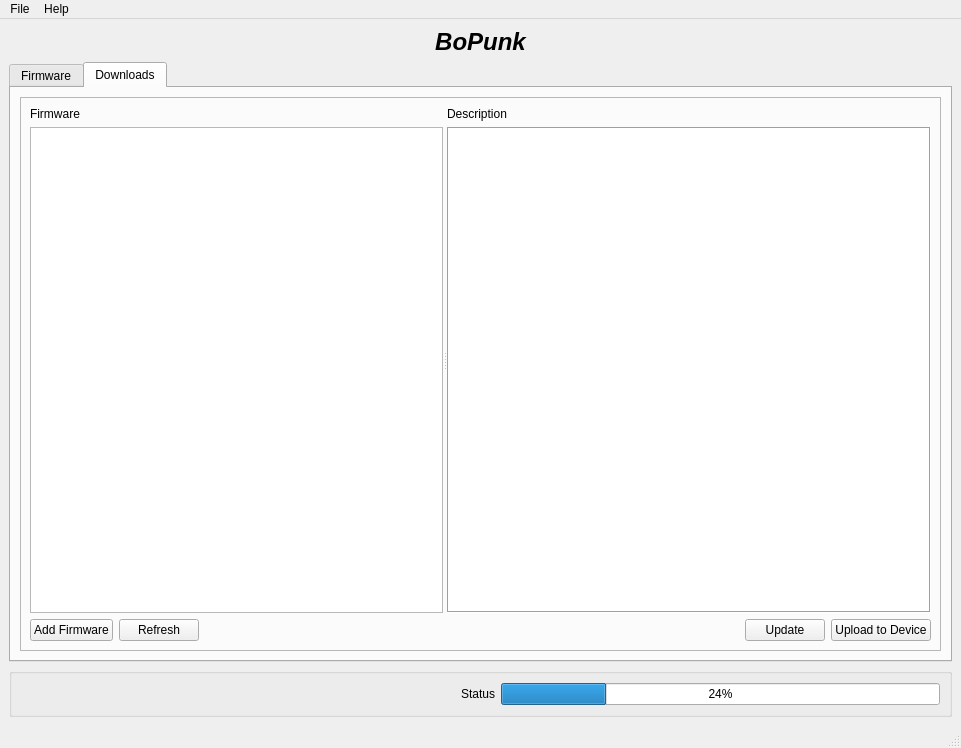
<ui version="4.0" >
 <class>MainWindow</class>
 <widget class="QMainWindow" name="MainWindow" >
  <property name="geometry" >
   <rect>
    <x>0</x>
    <y>0</y>
    <width>961</width>
    <height>748</height>
   </rect>
  </property>
  <property name="windowTitle" >
   <string>MainWindow</string>
  </property>
  <widget class="QWidget" name="centralwidget" >
   <layout class="QVBoxLayout" name="verticalLayout" >
    <item>
     <widget class="QLabel" name="label" >
      <property name="text" >
       <string>&lt;!DOCTYPE HTML PUBLIC "-//W3C//DTD HTML 4.0//EN" "http://www.w3.org/TR/REC-html40/strict.dtd">
&lt;html>&lt;head>&lt;meta name="qrichtext" content="1" />&lt;style type="text/css">
p, li { white-space: pre-wrap; }
&lt;/style>&lt;/head>&lt;body style=" font-family:'Lucida Grande'; font-size:13pt; font-weight:400; font-style:normal;">
&lt;p align="center" style=" margin-top:18px; margin-bottom:12px; margin-left:0px; margin-right:0px; -qt-block-indent:0; text-indent:0px; font-size:xx-large; font-weight:600;">&lt;span style=" font-size:xx-large; font-style:italic;">BoPunk&lt;/span>&lt;/p>&lt;/body>&lt;/html></string>
      </property>
     </widget>
    </item>
    <item>
     <widget class="QTabWidget" name="tabs" >
      <property name="currentIndex" >
       <number>1</number>
      </property>
      <widget class="QWidget" name="firmwareTab" >
       <attribute name="title" >
        <string>Firmware</string>
       </attribute>
       <layout class="QGridLayout" name="gridLayout" >
        <item row="1" column="0" >
         <widget class="QGroupBox" name="groupBox_2" >
          <property name="title" >
           <string>Firmware Variables</string>
          </property>
          <layout class="QHBoxLayout" name="horizontalLayout_3" >
           <item>
            <widget class="QScrollArea" name="scrollArea" >
             <property name="widgetResizable" >
              <bool>true</bool>
             </property>
             <widget class="QWidget" name="variablesWidget" >
              <property name="geometry" >
               <rect>
                <x>0</x>
                <y>0</y>
                <width>703</width>
                <height>210</height>
               </rect>
              </property>
              <layout class="QVBoxLayout" name="verticalLayout_5" />
             </widget>
            </widget>
           </item>
           <item>
            <widget class="QDialogButtonBox" name="buttonDialogVariables" >
             <property name="layoutDirection" >
              <enum>Qt::RightToLeft</enum>
             </property>
             <property name="orientation" >
              <enum>Qt::Vertical</enum>
             </property>
             <property name="standardButtons" >
              <set>QDialogButtonBox::Apply|QDialogButtonBox::Reset|QDialogButtonBox::RestoreDefaults</set>
             </property>
            </widget>
           </item>
          </layout>
         </widget>
        </item>
        <item row="0" column="0" >
         <layout class="QFormLayout" name="formLayout" >
          <property name="fieldGrowthPolicy" >
           <enum>QFormLayout::FieldsStayAtSizeHint</enum>
          </property>
          <item row="0" column="0" >
           <widget class="QLabel" name="label_3" >
            <property name="text" >
             <string>BoPunk Device: </string>
            </property>
           </widget>
          </item>
          <item row="0" column="1" >
           <widget class="QLabel" name="d_deviceLabel" >
            <property name="text" >
             <string>TextLabel</string>
            </property>
           </widget>
          </item>
          <item row="1" column="0" >
           <widget class="QLabel" name="label_4" >
            <property name="text" >
             <string>Firmware Version:</string>
            </property>
           </widget>
          </item>
          <item row="1" column="1" >
           <widget class="QLabel" name="d_versionLabel" >
            <property name="text" >
             <string>TextLabel</string>
            </property>
           </widget>
          </item>
          <item row="2" column="0" >
           <widget class="QLabel" name="label_5" >
            <property name="text" >
             <string>Firmware Title:</string>
            </property>
           </widget>
          </item>
          <item row="2" column="1" >
           <widget class="QLabel" name="d_titleLabel" >
            <property name="text" >
             <string>TextLabel</string>
            </property>
           </widget>
          </item>
          <item row="3" column="1" >
           <widget class="QToolButton" name="buttonSettings" >
            <property name="text" >
             <string>Device Settings</string>
            </property>
           </widget>
          </item>
         </layout>
        </item>
       </layout>
      </widget>
      <widget class="QWidget" name="downloadsTab" >
       <attribute name="title" >
        <string>Downloads</string>
       </attribute>
       <layout class="QVBoxLayout" name="verticalLayout_2" >
        <item>
         <widget class="QFrame" name="frame" >
          <property name="frameShape" >
           <enum>QFrame::StyledPanel</enum>
          </property>
          <property name="frameShadow" >
           <enum>QFrame::Raised</enum>
          </property>
          <layout class="QVBoxLayout" name="verticalLayout_8" >
           <item>
            <widget class="QSplitter" name="splitter" >
             <property name="sizePolicy" >
              <sizepolicy vsizetype="Expanding" hsizetype="Expanding" >
               <horstretch>0</horstretch>
               <verstretch>0</verstretch>
              </sizepolicy>
             </property>
             <property name="frameShape" >
              <enum>QFrame::NoFrame</enum>
             </property>
             <property name="lineWidth" >
              <number>1</number>
             </property>
             <property name="midLineWidth" >
              <number>1</number>
             </property>
             <property name="orientation" >
              <enum>Qt::Horizontal</enum>
             </property>
             <property name="handleWidth" >
              <number>4</number>
             </property>
             <property name="childrenCollapsible" >
              <bool>false</bool>
             </property>
             <widget class="QWidget" name="layoutWidget" >
              <layout class="QVBoxLayout" name="verticalLayout_3" >
               <property name="spacing" >
                <number>-1</number>
               </property>
               <property name="sizeConstraint" >
                <enum>QLayout::SetDefaultConstraint</enum>
               </property>
               <item>
                <widget class="QLabel" name="label_9" >
                 <property name="baseSize" >
                  <size>
                   <width>0</width>
                   <height>0</height>
                  </size>
                 </property>
                 <property name="text" >
                  <string>Firmware</string>
                 </property>
                </widget>
               </item>
               <item>
                <widget class="QTableView" name="firmwareTable" >
                 <property name="sizePolicy" >
                  <sizepolicy vsizetype="Expanding" hsizetype="Expanding" >
                   <horstretch>0</horstretch>
                   <verstretch>0</verstretch>
                  </sizepolicy>
                 </property>
                 <property name="baseSize" >
                  <size>
                   <width>150</width>
                   <height>300</height>
                  </size>
                 </property>
                 <property name="showDropIndicator" stdset="0" >
                  <bool>false</bool>
                 </property>
                 <property name="alternatingRowColors" >
                  <bool>true</bool>
                 </property>
                 <property name="selectionBehavior" >
                  <enum>QAbstractItemView::SelectRows</enum>
                 </property>
                 <property name="showGrid" >
                  <bool>false</bool>
                 </property>
                 <property name="sortingEnabled" >
                  <bool>false</bool>
                 </property>
                 <property name="cornerButtonEnabled" >
                  <bool>false</bool>
                 </property>
                </widget>
               </item>
              </layout>
             </widget>
             <widget class="QWidget" name="layoutWidget" >
              <layout class="QVBoxLayout" name="verticalLayout_7" >
               <property name="spacing" >
                <number>-1</number>
               </property>
               <property name="sizeConstraint" >
                <enum>QLayout::SetDefaultConstraint</enum>
               </property>
               <item>
                <widget class="QLabel" name="label_26" >
                 <property name="text" >
                  <string>Description</string>
                 </property>
                </widget>
               </item>
               <item>
                <widget class="PTextBrowser" name="descriptionText" >
                 <property name="sizePolicy" >
                  <sizepolicy vsizetype="Expanding" hsizetype="Expanding" >
                   <horstretch>0</horstretch>
                   <verstretch>0</verstretch>
                  </sizepolicy>
                 </property>
                 <property name="minimumSize" >
                  <size>
                   <width>300</width>
                   <height>300</height>
                  </size>
                 </property>
                 <property name="frameShape" >
                  <enum>QFrame::Box</enum>
                 </property>
                </widget>
               </item>
              </layout>
             </widget>
            </widget>
           </item>
           <item>
            <layout class="QHBoxLayout" name="horizontalLayout_2" >
             <property name="sizeConstraint" >
              <enum>QLayout::SetMaximumSize</enum>
             </property>
             <item>
              <widget class="QPushButton" name="buttonAddFirmware" >
               <property name="text" >
                <string>Add Firmware</string>
               </property>
              </widget>
             </item>
             <item>
              <widget class="QPushButton" name="buttonRefresh" >
               <property name="text" >
                <string>Refresh</string>
               </property>
              </widget>
             </item>
             <item>
              <spacer name="horizontalSpacer_2" >
               <property name="orientation" >
                <enum>Qt::Horizontal</enum>
               </property>
               <property name="sizeHint" stdset="0" >
                <size>
                 <width>40</width>
                 <height>20</height>
                </size>
               </property>
              </spacer>
             </item>
             <item>
              <widget class="QPushButton" name="buttonUpdate" >
               <property name="text" >
                <string>Update</string>
               </property>
              </widget>
             </item>
             <item>
              <widget class="QPushButton" name="buttonUpload" >
               <property name="text" >
                <string>Upload to Device</string>
               </property>
              </widget>
             </item>
            </layout>
           </item>
          </layout>
         </widget>
        </item>
       </layout>
      </widget>
     </widget>
    </item>
    <item>
     <widget class="QGroupBox" name="groupBox" >
      <property name="title" >
       <string/>
      </property>
      <layout class="QHBoxLayout" name="horizontalLayout" >
       <item>
        <spacer name="horizontalSpacer" >
         <property name="orientation" >
          <enum>Qt::Horizontal</enum>
         </property>
         <property name="sizeHint" stdset="0" >
          <size>
           <width>420</width>
           <height>20</height>
          </size>
         </property>
        </spacer>
       </item>
       <item>
        <widget class="QLabel" name="progressLabel" >
         <property name="text" >
          <string>Status</string>
         </property>
        </widget>
       </item>
       <item>
        <widget class="QProgressBar" name="progressBar" >
         <property name="value" >
          <number>24</number>
         </property>
        </widget>
       </item>
      </layout>
      <zorder>progressBar</zorder>
      <zorder>progressLabel</zorder>
      <zorder>horizontalSpacer</zorder>
     </widget>
    </item>
   </layout>
   <zorder>label</zorder>
   <zorder>groupBox</zorder>
   <zorder>tabs</zorder>
   <zorder>progressBar</zorder>
  </widget>
  <widget class="QStatusBar" name="statusbar" />
  <widget class="QMenuBar" name="menubar" >
   <property name="geometry" >
    <rect>
     <x>0</x>
     <y>0</y>
     <width>961</width>
     <height>22</height>
    </rect>
   </property>
   <property name="autoFillBackground" >
    <bool>false</bool>
   </property>
   <property name="defaultUp" >
    <bool>true</bool>
   </property>
   <widget class="QMenu" name="menuFile" >
    <property name="title" >
     <string>File</string>
    </property>
    <addaction name="actionUpload" />
    <addaction name="actionDownload" />
    <addaction name="separator" />
    <addaction name="actionExit" />
    <addaction name="separator" />
   </widget>
   <widget class="QMenu" name="menuHelp" >
    <property name="title" >
     <string>Help</string>
    </property>
    <addaction name="actionAbout" />
    <addaction name="separator" />
   </widget>
   <addaction name="menuFile" />
   <addaction name="menuHelp" />
  </widget>
  <action name="actionUpload" >
   <property name="text" >
    <string>&amp;Upload</string>
   </property>
  </action>
  <action name="actionDownload" >
   <property name="text" >
    <string>&amp;Download</string>
   </property>
  </action>
  <action name="actionExit" >
   <property name="text" >
    <string>&amp;Exit</string>
   </property>
  </action>
  <action name="actionAbout" >
   <property name="text" >
    <string>&amp;About BoPunk</string>
   </property>
  </action>
 </widget>
 <customwidgets>
  <customwidget>
   <class>PTextBrowser</class>
   <extends>QTextBrowser</extends>
   <header>ptextbrowser.h</header>
  </customwidget>
 </customwidgets>
 <resources/>
 <connections/>
</ui>
